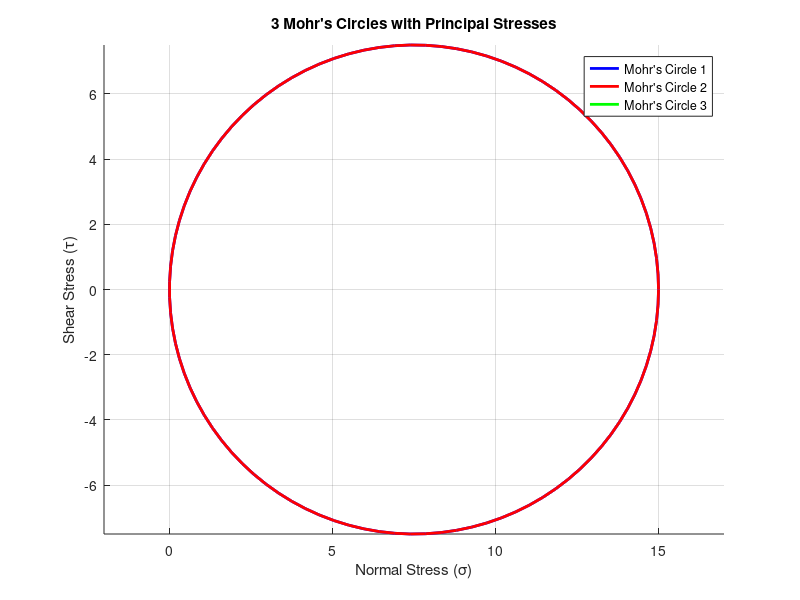

Here is the MATLAB script that generated this plot:
clc;
% Prompt the user for input or use saved tensor stresses
use_saved_stresses = input('Do you want to use saved tensor stresses? (y/n): ', 's');

if strcmpi(use_saved_stresses, 'y')
    % Given stress tensor components

else
    % Prompt the user for tensor stresses
    sigma_x = input('Enter sigma_x: ');
    sigma_y = input('Enter sigma_y: ');
    sigma_z = input('Enter sigma_z: ');
    tau_xy = input('Enter tau_xy: ');
    tau_xz = input('Enter tau_xz: ');
    tau_yz = input('Enter tau_yz: ');
end

% Create the stress tensor
S = [sigma_x, tau_xy, tau_xz;
    tau_xy, sigma_y, tau_yz;
    tau_xz, tau_yz, sigma_z];

% Calculate the eigenvalues (principal stresses)
principal_stresses = eig(S);

% Calculate the radii and centers of the Mohr's circles
R1 = 0.5 * (principal_stresses(3) - principal_stresses(2));
R2 = 0.5 * (principal_stresses(3) - principal_stresses(1));
R3 = 0.5 * (principal_stresses(2) - principal_stresses(1));
center1 = [(principal_stresses(3) + principal_stresses(2)) / 2, 0];
center2 = [(principal_stresses(3) + principal_stresses(1)) / 2, 0];
center3 = [(principal_stresses(2) + principal_stresses(1)) / 2, 0];

% Create the 2D plot
figure;
hold on;

% Plot the first Mohr's circle
theta1 = linspace(0, 2 * pi, 100);
X1 = R1 * cos(theta1) + center1(1);
Y1 = R1 * sin(theta1) + center1(2);
plot(X1, Y1, 'b', 'LineWidth', 2);

% Plot the second Mohr's circle
theta2 = linspace(0, 2 * pi, 100);
X2 = R2 * cos(theta2) + center2(1);
Y2 = R2 * sin(theta2) + center2(2);
plot(X2, Y2, 'r', 'LineWidth', 2);

% Plot the third Mohr's circle
theta3 = linspace(0, 2 * pi, 100);
X3 = R3 * cos(theta3) + center3(1);
Y3 = R3 * sin(theta3) + center3(2);
plot(X3, Y3, 'g', 'LineWidth', 2);

title('3 Mohr''s Circles with Principal Stresses');
xlabel('Normal Stress (\sigma)');
ylabel('Shear Stress (\tau)');

grid on;
axis equal;
legend('Mohr''s Circle 1', 'Mohr''s Circle 2', 'Mohr''s Circle 3');

% Display the principal stresses in the terminal with σ symbol
disp('Principal Stresses:');
disp(['σ1 = ', num2str(principal_stresses(3))]);
disp(['σ2 = ', num2str(principal_stresses(2))]);
disp(['σ3 = ', num2str(principal_stresses(1))]);
disp(['τ1/2 = ', num2str(R3)]);
disp(['τ1/3 = ', num2str(R2)]);
disp(['τ2/3 = ', num2str(R1)]);
% Von Mises stress calculation
sigma_vm = sqrt(0.5 * ((principal_stresses(1) - principal_stresses(2))^2 + (principal_stresses(2) - principal_stresses(3))^2 + (principal_stresses(3) - principal_stresses(1))^2));

% Tresca stress calculation
tau_max = 0.5 * max([abs(principal_stresses(1) - principal_stresses(2)), 
                    abs(principal_stresses(2) - principal_stresses(3)), 
                    abs(principal_stresses(3) - principal_stresses(1))]);

disp(['Von Mises Stress = ', num2str(sigma_vm)]);
disp(['Maximum Shear Stress (Tresca) = ', num2str(tau_max)]);

% Check for stress failure
check_failure = input('Do you want to check for stress failure? (y/n): ', 's');
if strcmpi(check_failure, 'y')
    Sy = input('Enter yield stress: ');
    
    safety_factor_vm = Sy / sigma_vm;
    safety_factor_tresca = Sy / (2 * tau_max);
    
    disp(['Safety Factor (Von Mises) = ', num2str(safety_factor_vm)]);
    disp(['Safety Factor (Tresca) = ', num2str(safety_factor_tresca)]);
    
    if sigma_vm > Sy
        disp('Material will fail according to Von Mises criterion.');
    else
        disp('Material is safe according to Von Mises criterion.');
    end
    
    if tau_max > Sy/2
        disp('Material will fail according to Tresca criterion.');
    else
        disp('Material is safe according to Tresca criterion.');
    end
end